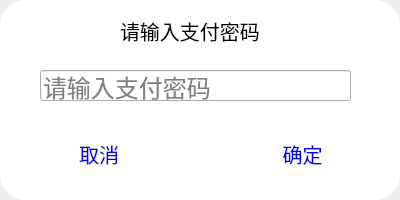
<?xml version="1.0" encoding="UTF-8"?>
<ui version="4.0">
 <class>Dialog</class>
 <widget class="QDialog" name="Dialog">
  <property name="geometry">
   <rect>
    <x>0</x>
    <y>0</y>
    <width>400</width>
    <height>200</height>
   </rect>
  </property>
  <property name="font">
   <font>
    <pointsize>15</pointsize>
    <weight>75</weight>
    <bold>true</bold>
   </font>
  </property>
  <property name="windowTitle">
   <string>Dialog</string>
  </property>
  <widget class="QFrame" name="frame">
   <property name="geometry">
    <rect>
     <x>0</x>
     <y>0</y>
     <width>400</width>
     <height>200</height>
    </rect>
   </property>
   <property name="styleSheet">
    <string notr="true">QFrame{background-color:white;
border-radius:25px}</string>
   </property>
   <property name="frameShape">
    <enum>QFrame::StyledPanel</enum>
   </property>
   <property name="frameShadow">
    <enum>QFrame::Raised</enum>
   </property>
   <widget class="QLabel" name="label">
    <property name="geometry">
     <rect>
      <x>120</x>
      <y>10</y>
      <width>171</width>
      <height>41</height>
     </rect>
    </property>
    <property name="font">
     <font>
      <pointsize>15</pointsize>
     </font>
    </property>
    <property name="text">
     <string>请输入支付密码</string>
    </property>
   </widget>
   <widget class="QLineEdit" name="lineEdit">
    <property name="geometry">
     <rect>
      <x>40</x>
      <y>70</y>
      <width>311</width>
      <height>31</height>
     </rect>
    </property>
    <property name="font">
     <font>
      <pointsize>18</pointsize>
     </font>
    </property>
    <property name="echoMode">
     <enum>QLineEdit::Password</enum>
    </property>
    <property name="placeholderText">
     <string>请输入支付密码</string>
    </property>
   </widget>
   <widget class="QWidget" name="">
    <property name="geometry">
     <rect>
      <x>0</x>
      <y>129</y>
      <width>401</width>
      <height>51</height>
     </rect>
    </property>
    <layout class="QHBoxLayout" name="horizontalLayout">
     <item>
      <widget class="QPushButton" name="pushButton">
       <property name="font">
        <font>
         <pointsize>15</pointsize>
         <weight>50</weight>
         <italic>false</italic>
         <bold>false</bold>
         <underline>false</underline>
        </font>
       </property>
       <property name="styleSheet">
        <string notr="true">QPushButton{  color:blue; background-color:white ;border:node }</string>
       </property>
       <property name="text">
        <string>取消</string>
       </property>
      </widget>
     </item>
     <item>
      <widget class="QPushButton" name="pushButton_2">
       <property name="font">
        <font>
         <pointsize>15</pointsize>
         <weight>50</weight>
         <bold>false</bold>
        </font>
       </property>
       <property name="styleSheet">
        <string notr="true">QPushButton{  color:blue; background-color:white ;border:node }</string>
       </property>
       <property name="text">
        <string>确定</string>
       </property>
      </widget>
     </item>
    </layout>
   </widget>
  </widget>
 </widget>
 <resources/>
 <connections/>
</ui>
